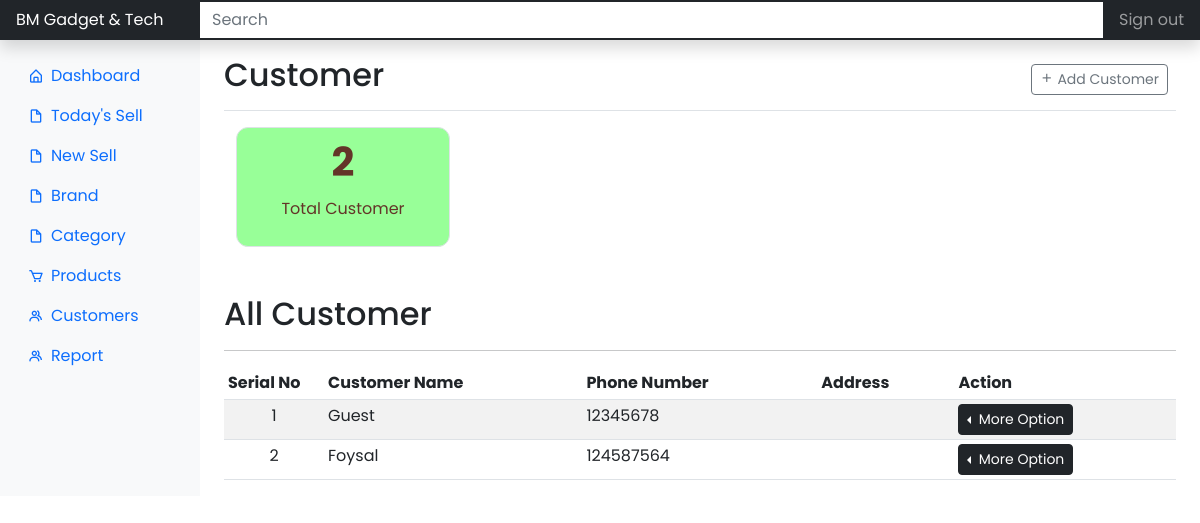
/dashboard/customer/ (signed in), run on an earlier commit of the app's database.
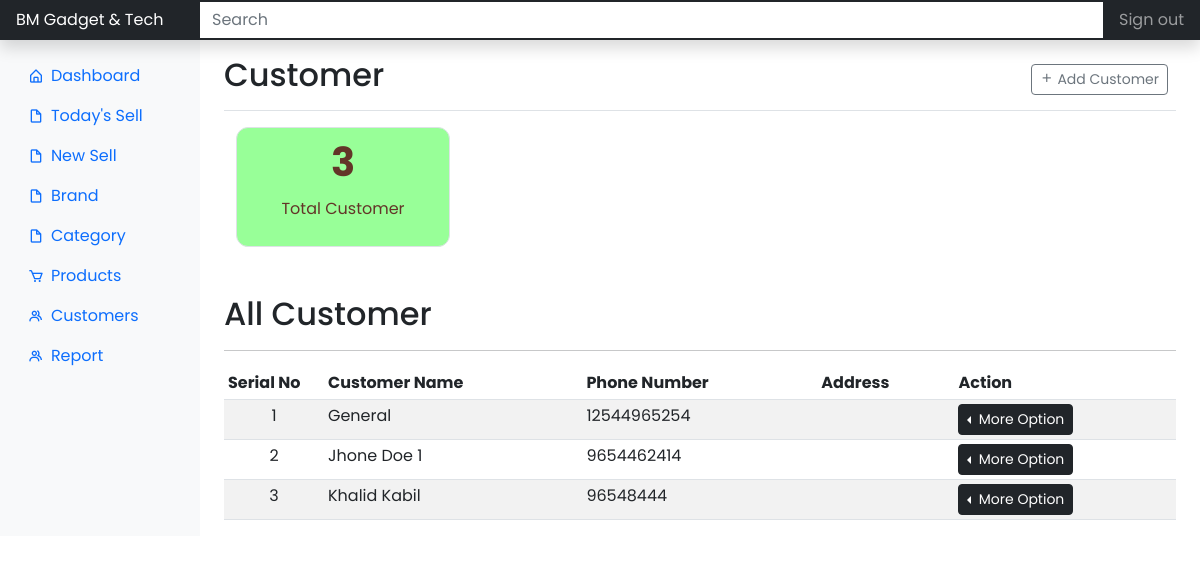
And on a later commit of the database.
### app/models.py (models this page shows)
class Customers(db.Model, UserMixin):
    __tablename__ = 'customers'
    id = db.Column(db.Integer, primary_key=True)
    customer_name = db.Column(db.String(), nullable=False)
    customer_contact_number = db.Column(db.String())
    customer_address = db.Column(db.String())
    daily_sells = db.relationship('DailySells', backref=db.backref('daily_sells', lazy=True))

### app/dashboard/views.py (the view, shortened to what this page needs)
@dashboard.route('/dashboard/customer/', methods=['GET', 'POST'])
@login_required
def customer():
    customers = Customers.query.all()
    total_customer = Customers.query.paginate()
    form = AddCustomerForm()
    return render_template('dashboard/customer.html', title='Customer', form=form, customers=customers, total_customer=total_customer)

### app/dashboard/forms.py
class AddCustomerForm(FlaskForm):
    customer_name = StringField(
        'Customer Name',
        validators=[DataRequired()]
    )
    customer_contact_number = StringField(
        'Customer Contact Number',
        validators=[
            DataRequired(),
            Length(min=1, max=11)
        ]
    )
    customer_address = TextAreaField('Customer Address')
    submit = SubmitField('Save')

### app/models.py (called while the page is built)
@login_manager.user_loader
def load_user(user_id):
    return Users.query.get(int(user_id))

### app/templates/dashboard/customer.html (shortened to what this page needs)
{% extends 'layouts/root-dashboard.html' %}
{% block body %}
<header class="navbar navbar-dark sticky-top bg-dark flex-md-nowrap p-0 shadow">
	<a class="navbar-brand col-md-3 col-lg-2 me-0 px-3 fs-6" href="#">
		BM Gadget & Tech
	</a>
	<input class="form-control form-control-dark w-100 rounded-0 border-0" type="text" placeholder="Search"
		aria-label="Search" />
	<div class="navbar-nav">
		<div class="nav-item text-nowrap">
			<a class="nav-link px-3" href="#">Sign out </a>
		</div>
	</div>
</header>
<div class="container-fluid">
	<div class="row">
		{% include 'helpers/_dashboard_side_nav.html' %}
		<main class="col-md-9 ms-sm-auto col-lg-10 px-md-4">
			<div
				class="d-flex justify-content-between flex-wrap flex-md-nowrap align-items-center pt-3 pb-2 mb-3 border-bottom">
				<h1 class="h2">Customer</h1>
				<div class="btn-toolbar mb-2 mb-md-0">
					<div class="btn-group me-2">
						<button type="button" class="btn btn-sm btn-outline-secondary" data-bs-toggle="modal"
							data-bs-target="#dailysellModal">
							<i class="bx bx-plus"></i>
							Add Customer
						</button>
					</div>
				</div>
			</div>
			<div class="container">
				<div class="row gap-2 mb-5">
					<div class="col-lg-3">
						<div class="border summery__box bg__mintgreen p-2">
							<h3 class="summery__box-title fs-1 fw-bolder">
								{{ total_customer.total }}
							</h3>
							<p class="summery__subtitle">Total Customer</p>
						</div>
					</div>
				</div>
			</div>
			<h2>All Customer</h2>
			<hr />
			{% if customers %}
			<div class="table-responsive">
				<table class="table table-striped table-sm">
					<thead>
						<tr>
							<th scope="col" width="100">Serial No</th>
							<th scope="col">Customer Name</th>
							<th scope="col">Phone Number</th>
							<th scope="col">Address</th>
							<th scope="col">Action</th>
						</tr>
					</thead>
					<tbody>
						{% for customer in customers %}
						<tr>
							<td class="text-center counters">{{ customer.id }}</td>
							<td>{{ customer.customer_name }}</td>
							<td>{{ customer.customer_contact_number }}</td>
							<td>{{ customer.customer_address }}</td>
							<td>
								<div class="btn-group dropstart">
									<button type="button" class="btn btn-dark btn-sm dropdown-toggle"
										data-bs-toggle="dropdown" aria-expanded="false">
										More Option
									</button>
								</div>
							</td>
						</tr>
						{% endfor %}
					</tbody>
				</table>
			</div>
			{% endif %}
		</main>
	</div>
</div>
{% endblock %}

What changed in the data, as far as the page shows it:
changed Customers id 1: customer_name "Guest" → "General"; customer_contact_number "12345678" → "12544965254"
changed Customers id 2: customer_name "Foysal" → "Jhone Doe 1"; customer_contact_number "124587564" → "9654462414"
added Customers: id "3", customer_name "Khalid Kabil", customer_contact_number "96548444"
Also different on the page:
{{ total_customer.total }}: "2" → "3"
